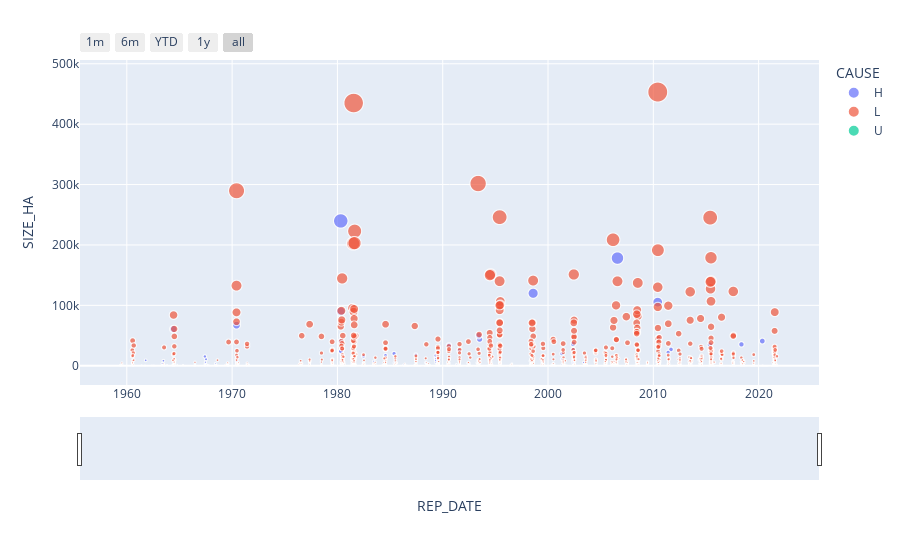

The code cell stored with this chart in its notebook:
### Code cell
fig = px.scatter(forest_fire_dataset, x="REP_DATE", y="SIZE_HA", color='CAUSE',size="SIZE_HA")

fig.update_layout(
    xaxis=dict(
        rangeselector=dict(
            buttons=list([
                dict(count=1,
                     label="1m",
                     step="month",
                     stepmode="backward"),
                dict(count=6,
                     label="6m",
                     step="month",
                     stepmode="backward"),
                dict(count=1,
                     label="YTD",
                     step="year",
                     stepmode="todate"),
                dict(count=1,
                     label="1y",
                     step="year",
                     stepmode="backward"),
                dict(step="all")
            ])
        ),
        rangeslider=dict(
            visible=True
        ),
        type="date"
    )
)

fig.show()

### Figure 1 — Plotly figure (JSON) as saved in the notebook; plotly's stock layout.template omitted (floating-point values rounded to 4 significant figures; data arrays with more than 128 entries replaced by an {"elided": "..."} marker saying what was removed)
{"data": [{"hovertemplate": "CAUSE=H<br>REP_DATE=%{x}<br>SIZE_HA=%{marker.size}<extra></extra>", "legendgroup": "H", "marker": {"color": "#636efa", "size": {"elided": "13185 float values"}, "sizemode": "area", "sizeref": 1133.0, "symbol": "circle"}, "mode": "markers", "name": "H", "showlegend": true, "x": {"elided": "13185 str values"}, "xaxis": "x", "y": {"elided": "13185 float values"}, "yaxis": "y", "type": "scattergl"}, {"hovertemplate": "CAUSE=L<br>REP_DATE=%{x}<br>SIZE_HA=%{marker.size}<extra></extra>", "legendgroup": "L", "marker": {"color": "#EF553B", "size": {"elided": "11970 float values"}, "sizemode": "area", "sizeref": 1133.0, "symbol": "circle"}, "mode": "markers", "name": "L", "showlegend": true, "x": {"elided": "11970 str values"}, "xaxis": "x", "y": {"elided": "11970 float values"}, "yaxis": "y", "type": "scattergl"}, {"hovertemplate": "CAUSE=U<br>REP_DATE=%{x}<br>SIZE_HA=%{marker.size}<extra></extra>", "legendgroup": "U", "marker": {"color": "#00cc96", "size": [0, 283.3, 0, 0, 0, 0, 0, 0, 0, 0, 0, 0, 0, 0, 0, 0, 0, 0, 0, 0, 0, 0, 0, 0, 0, 0.1, 0, 0, 0, 0, 0, 0.1, 0, 0, 1, 0.1, 0, 0, 0, 0, 0, 405, 0, 0, 0.5, 0, 0, 0, 0, 0, 0, 0, 773.2, 0, 0.4], "sizemode": "area", "sizeref": 1133.0, "symbol": "circle"}, "mode": "markers", "name": "U", "showlegend": true, "x": ["2019-12-19T00:00:00", "1971-08-06T00:00:00", "2020-06-23T00:00:00", "2020-06-19T00:00:00", "2020-09-22T00:00:00", "2020-07-03T00:00:00", "2020-07-09T00:00:00", "2020-08-24T00:00:00", "2020-07-17T00:00:00", "2020-10-09T00:00:00", "2020-05-14T00:00:00", "2020-09-05T00:00:00", "2020-06-22T00:00:00", "2020-07-28T00:00:00", "2020-10-19T00:00:00", "2020-10-01T00:00:00", "2020-11-06T00:00:00", "2020-06-18T00:00:00", "2020-09-09T00:00:00", "2020-11-30T00:00:00", "2020-08-10T00:00:00", "2020-11-30T00:00:00", "2020-11-10T00:00:00", "2020-08-26T00:00:00", "2020-04-25T00:00:00", "2020-03-17T00:00:00", "2020-07-03T00:00:00", "2020-04-06T00:00:00", "2020-07-03T00:00:00", "2020-07-10T00:00:00", "2020-06-05T00:00:00", "2021-04-30T00:00:00", "2019-12-19T00:00:00", "2019-12-19T00:00:00", "2012-08-11T00:00:00", "2012-08-08T00:00:00", "2016-09-28T00:00:00", "2020-01-04T00:00:00", "2019-11-29T00:00:00", "2019-08-23T00:00:00", "2019-07-08T00:00:00", "1980-05-22T00:00:00", "2020-07-20T00:00:00", "2020-06-29T00:00:00", "2020-10-09T00:00:00", "2020-06-23T00:00:00", "2020-04-24T00:00:00", "2020-04-27T00:00:00", "2020-11-06T00:00:00", "2020-11-05T00:00:00", "2020-07-13T00:00:00", "2020-01-04T00:00:00", "2020-05-16T00:00:00", "2020-06-25T00:00:00", "2021-10-17T00:00:00"], "xaxis": "x", "y": [0, 283.3, 0, 0, 0, 0, 0, 0, 0, 0, 0, 0, 0, 0, 0, 0, 0, 0, 0, 0, 0, 0, 0, 0, 0, 0.1, 0, 0, 0, 0, 0, 0.1, 0, 0, 1, 0.1, 0, 0, 0, 0, 0, 405, 0, 0, 0.5, 0, 0, 0, 0, 0, 0, 0, 773.2, 0, 0.4], "yaxis": "y", "type": "scattergl"}], "layout": {"xaxis": {"anchor": "y", "domain": [0, 1], "title": {"text": "REP_DATE"}, "rangeslider": {"visible": true}, "rangeselector": {"buttons": [{"count": 1, "label": "1m", "step": "month", "stepmode": "backward"}, {"count": 6, "label": "6m", "step": "month", "stepmode": "backward"}, {"count": 1, "label": "YTD", "step": "year", "stepmode": "todate"}, {"count": 1, "label": "1y", "step": "year", "stepmode": "backward"}, {"step": "all"}]}, "type": "date"}, "yaxis": {"anchor": "x", "domain": [0, 1], "title": {"text": "SIZE_HA"}}, "legend": {"title": {"text": "CAUSE"}, "tracegroupgap": 0, "itemsizing": "constant"}, "margin": {"t": 60}}}
